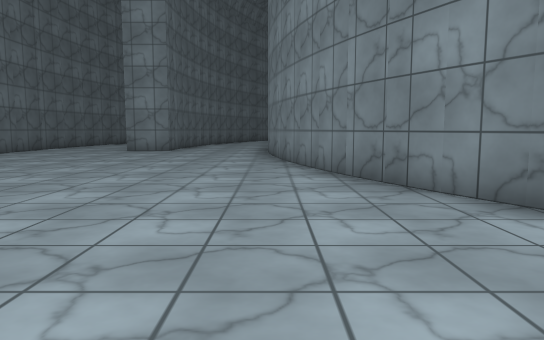
View 1 (above)

24 first-person views from a walk through a scene from a Unity 3-D project. The camera is 1.3 m above the floor, tilts 6° down and sees 70° across. The floor is counted in squares, 2 m on a side. Each view is taken from the middle of a square. On the plan, view 1 faces up. The plan holds only what a view shows up to about 11 squares ahead; the rest is blank. The place goes on beyond the plan. The player is left out. Some surface patterns are stand-ins.

View 2
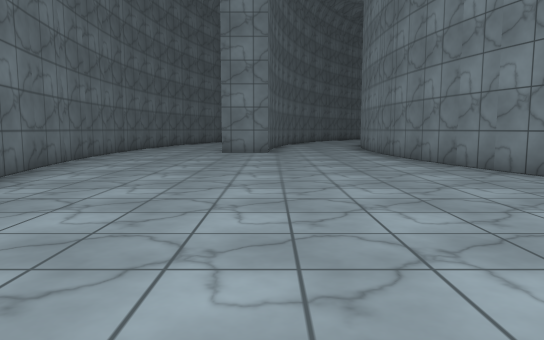

View 3
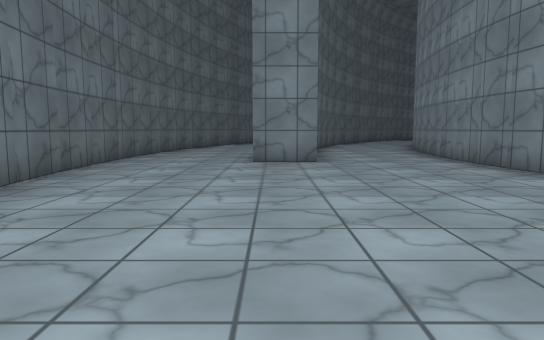

View 4
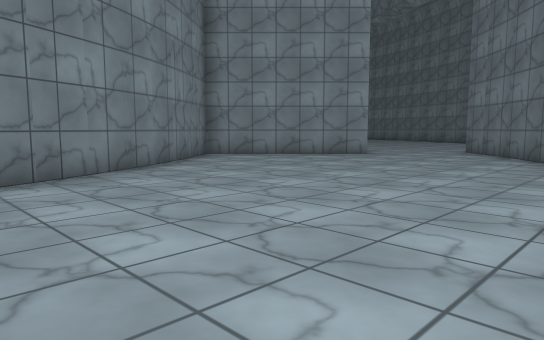

View 5
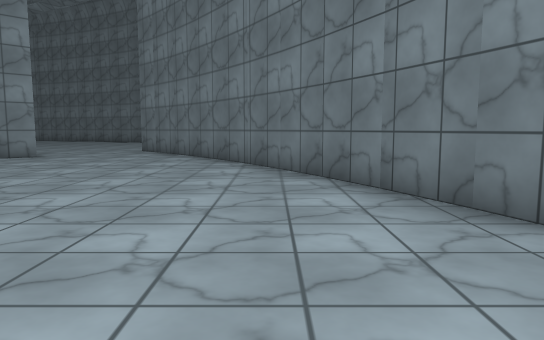

View 6
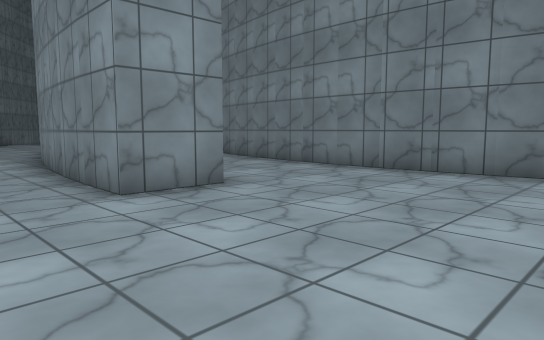

View 7
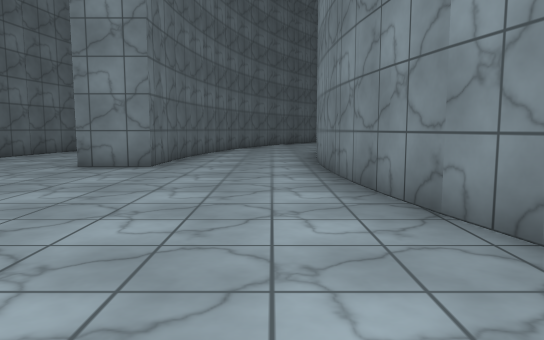

View 8
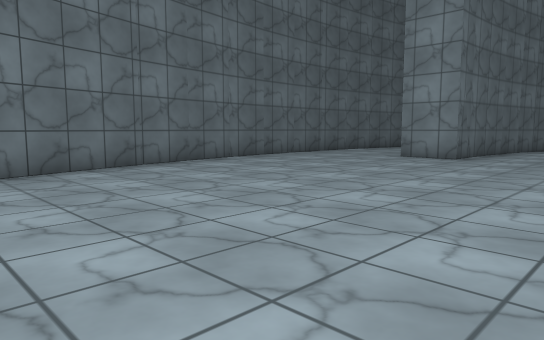

View 9
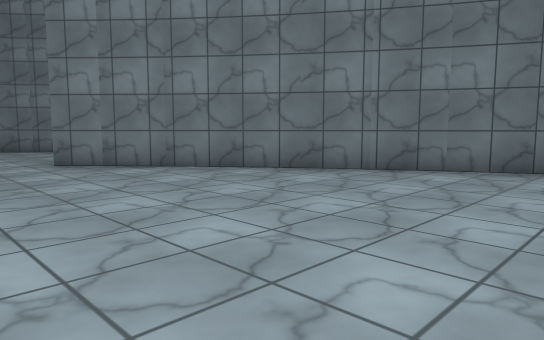

View 10
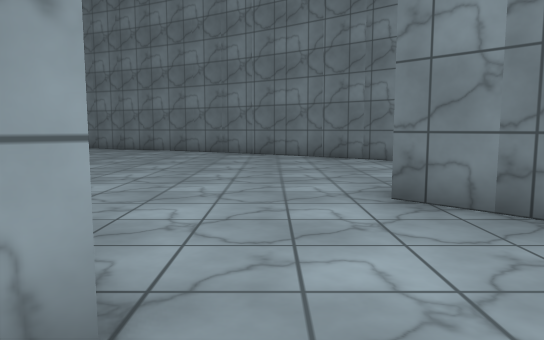

View 11
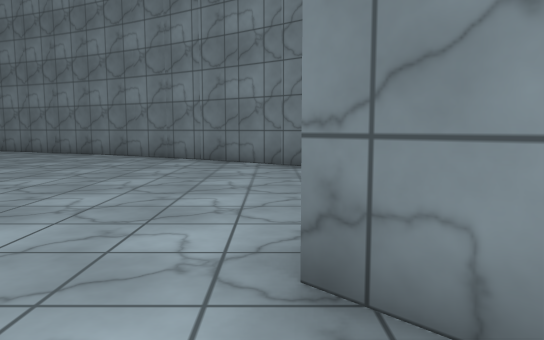

View 12
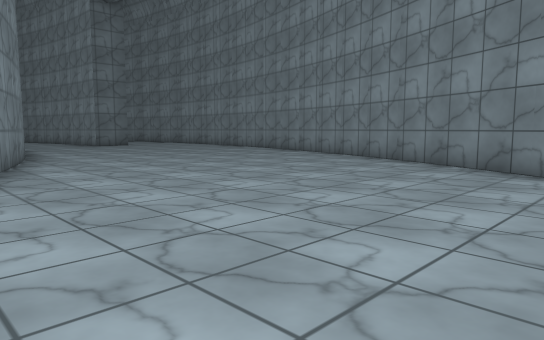

View 13
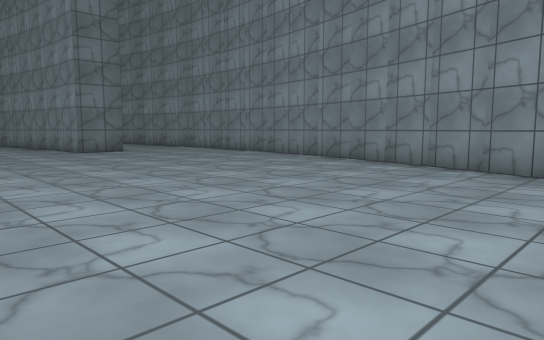

View 14
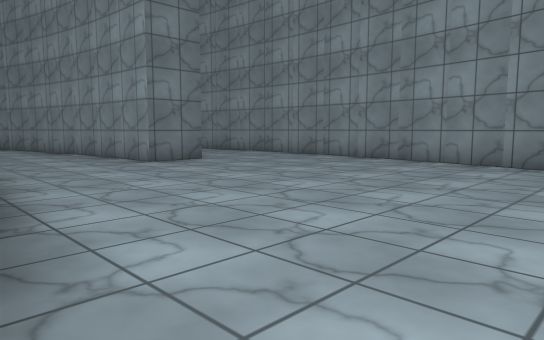

View 15
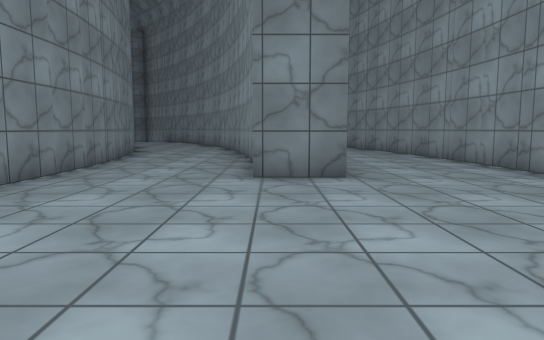

View 16
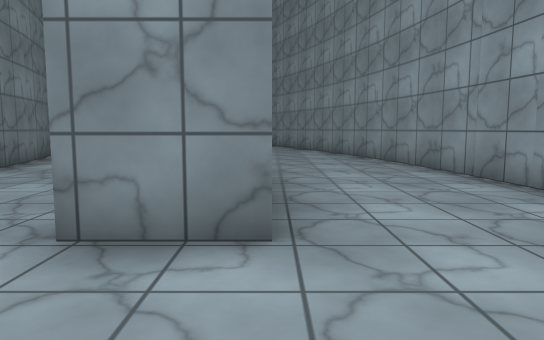

View 17
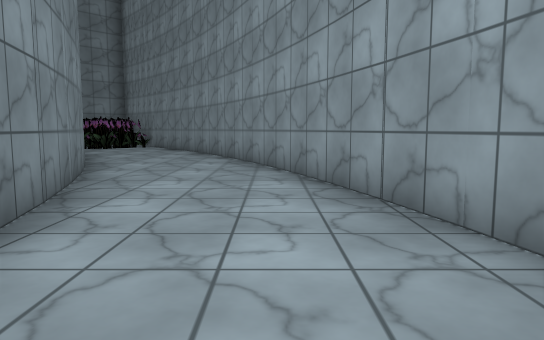

View 18
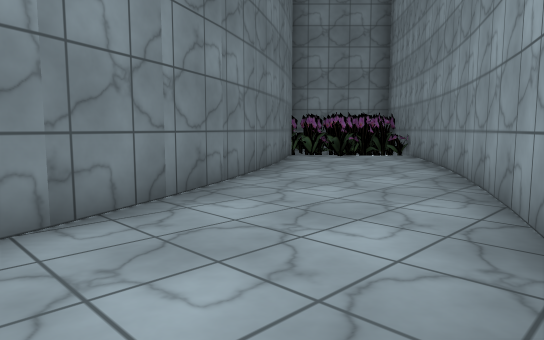

View 19
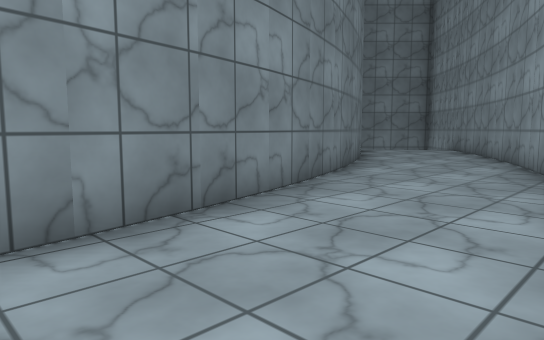

View 20
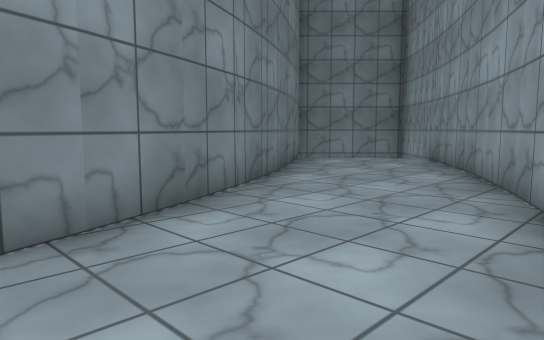

View 21
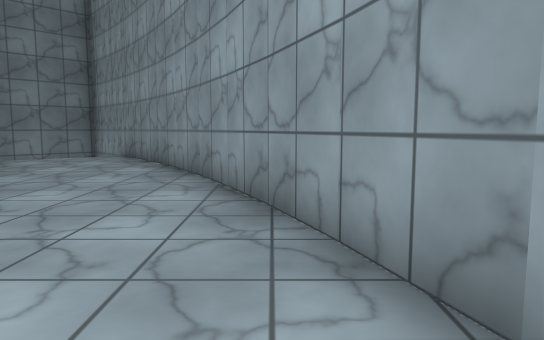

View 22
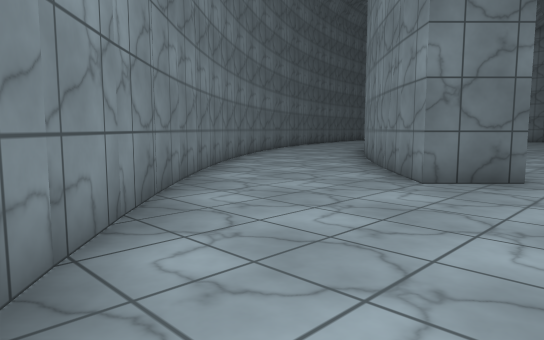

View 23
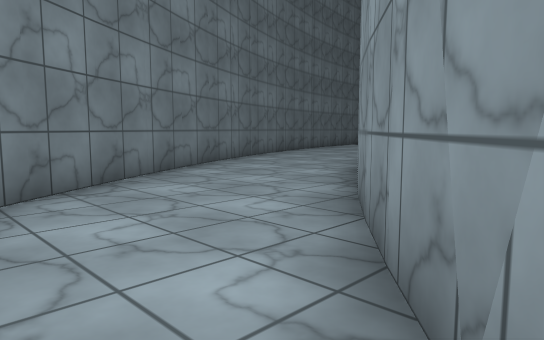

View 24
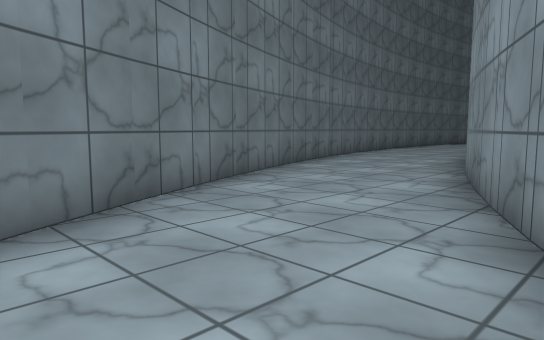

### Floor plan
Points are (right, up) in squares from view 1. A wall is a line through its corners. A room is listed if a view was taken in it or the views show most of it. See-through windows are left out.
Room 1 (views 1, 2, 3, 4, 5, 6, 7, 8, 9, 10, 11)
walls: (0.7, 6.2) (0.1, 8.8); (0.1, 8.7) (-0.2, 11.4); (1.4, 4.6) (0.7, 6.3); (-6.5, 5.2) (-5.2, 1.7); (-5.3, 1.8) (-3.6, -1.4); (-0.1, 11.2) (-0.1, 13.1) (0.1, 14.8); (2.6, 2.4) (1.3, 4.7); (-7.2, 8.8) (-6.4, 5); (-3.6, -1.2) (-2.2, -3.3); (-7.4, 11.2) (-7.1, 8.7); (3.6, 1) (2.5, 2.5); (-4.3, 13.6) (-4, 15.9); (-7.3, 12.5) (-7.3, 11.1); (-3, 14.4) (-3.1, 11.7) (-4.4, 11.7) (-4.3, 13.8); (0.1, 14.7) (0.5, 16.5); (-2.4, -3.3) (-0.8, -4.9); (1.5, -3.1) (4.5, -0.1) (3.5, 1.1); (-4, 15.7) (-3.8, 16.5); (-2.7, 16.1) (-2.9, 14.4); (-7, 16.1) (-7.4, 12.3)
ways out: opening at (0.7, -4) to room 2
Room 2 (views 12, 13, 14, 15, 16, 17, 18, 19, 20, 21, 22, 23, 24)
walls: (11.3, -9.1) (8.9, -8.2); (12.5, -9.3) (11.4, -9.1); (9.8, -16.1) (15.1, -17); (4.9, -14.3) (9.9, -16.1); (17.2, -14.1) (17.2, -12.7) (19.6, -12.7); (18.8, -9.9) (16.4, -9.9); (1.4, -12.4) (5, -14.3); (15, -16.9) (17.2, -17); (19.8, -9.7) (18.6, -9.8); (19.4, -12.6) (21.9, -12.3); (17.1, -17.1) (20.4, -16.8); (-0.8, -4.9) (-0.1, -5.6) (-1, -6.5) (-3.5, -3.6); (21.7, -12.3) (23.1, -12); (-2.7, -9.1) (1.5, -12.5); (20.3, -16.9) (25.7, -15.8); (23, -9.1) (19.6, -9.8); (24, -8.8) (22.8, -9.1); (24, -11.8) (26.4, -11); (-3.4, -3.7) (-4.5, -2.1); (-4.8, -6.8) (-2.5, -9.1); (25.7, -12.6) (23.4, -13.2); (26.3, -11) (28.5, -10); (25.5, -15.8) (26.7, -15.4); (26.9, -7.6) (23.8, -8.9); (-6.7, -4.1) (-4.8, -6.9); (-5.4, -0.6) (-6.8, 2.3); (26.6, -15.5) (31.5, -13.3); (28.4, -10) (30.6, -8.8); (28.7, -6.6) (26.8, -7.6); (29.1, -11.2) (25.5, -12.7); (-6.7, 2.2) (-7.1, 3.3); (30.4, -8.8) (33, -7.1); (30.7, -5.2) (28.7, -6.5); (-9.3, 0.5) (-6.8, -4.3); (31.4, -13.2) (34.1, -11.6); (32.2, -9.4) (28.9, -11.2); (33.5, -8.2) (32.2, -9.2); (-10.4, 3.5) (-9.2, 0.5); (34, -11.6) (34.6, -11.1); (-11.1, 6.7) (-10.3, 3.4)
ways out: opening at (0.7, -4) to room 1
objects: other object (34, -10); other object (34, -9); other object (34, -8)

Where each view was taken, in squares from view 1:
view 1: 0 up, 0 right, facing up
view 2: 1 up, 3 left, facing up
view 3: 4 up, 4 left, facing up
view 4: 6 up, 4 left, facing down-right
view 5: 6 up, 4 left, facing down
view 6: 8 up, 6 left, facing up-right
view 7: 5 up, 1 left, facing up
view 8: 3 up, 0 right, facing up-left
view 9: 2 up, 2 right, facing down-left
view 10: 2 down, 1 right, facing down
view 11: 4 down, 0 right, facing down
view 12: 7 down, 2 right, facing down-right
view 13: 9 down, 6 right, facing down-right
view 14: 9 down, 10 right, facing down-right
view 15: 13 down, 12 right, facing right
view 16: 14 down, 15 right, facing right
view 17: 15 down, 21 right, facing right
view 18: 15 down, 26 right, facing up-right
view 19: 12 down, 20 right, facing up-right
view 20: 11 down, 24 right, facing up-right
view 21: 11 down, 23 right, facing right
view 22: 11 down, 1 right, facing up-left
view 23: 6 down, 2 left, facing up-left
view 24: 3 down, 5 left, facing up-left
